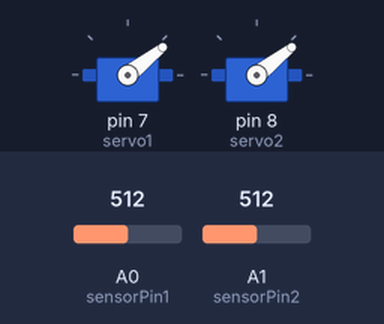
The sketch below on a simulated Arduino Uno, built with avr-gcc and run on an emulated ATmega328P. Parts: 2 × servo. The test bench sets the inputs (shaded band); at power-on: A0 (sensorPin1) = 512, A1 (sensorPin2) = 512.

Above: at 1.2 s.
1.3 s: A0 (sensorPin1) set to 716
At 1.75 s:
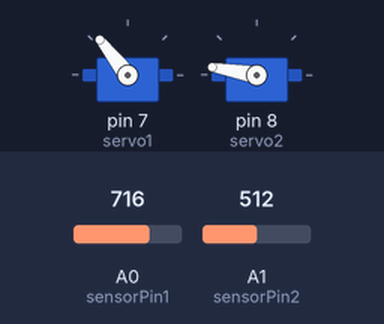
4.3 s: A1 (sensorPin2) set to 716
At 4.48 s:
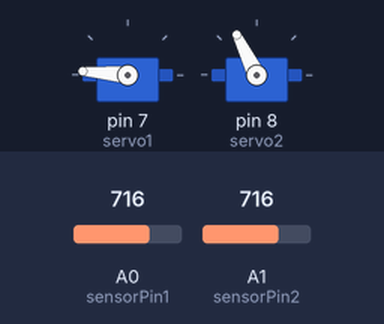
7.3 s: A0 (sensorPin1) set to 900
At 7.51 s:
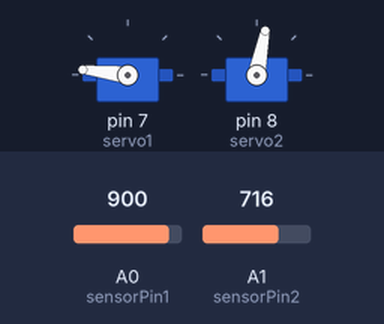
10.3 s: A1 (sensorPin2) set to 900
At 10.55 s:
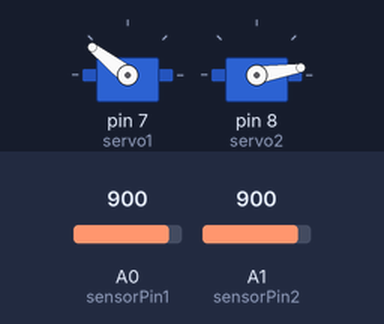
13.3 s: A0 (sensorPin1) set to 1023
16.3 s: A1 (sensorPin2) set to 1023
Timing chart, 0 to 27.0 s (numbered marks = the images above; inputs shaded):
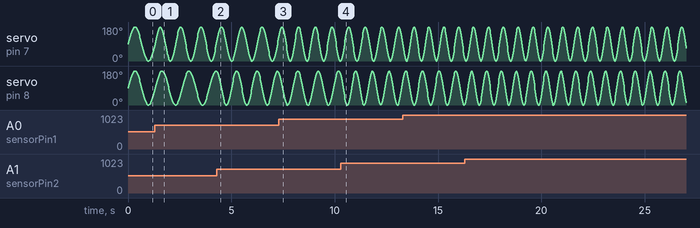

The sketch:

magnificent_turing1.ino
```cpp
/*
Two servo Motors two Potentiometer
*/
#include <Servo.h>

int sensorPin1 = A0;
Servo servo1;
float angle1 = 0;
float volume1 = 0;

int sensorPin2 = A1;
Servo servo2;
float angle2 = 0;
float volume2 = 0;


void setup() {
  servo1.attach(7);
  servo2.attach(8);
  Serial.begin(9600);
}

void loop() {
  volume1 = analogRead(sensorPin1);
  volume1 = mapfloat(volume1,0,1023,0.001,0.01);
  float n = (float) sin(angle1);
  float val1 = n * 90.0 + 90.0;
  servo1.write(val1);

  volume2 = analogRead(sensorPin2);
  volume2 = mapfloat(volume2,0,1023,0.001,0.01);
  float m = (float) sin(angle2);
  float val2 = m * 90.0 + 90.0;
  servo2.write(val2);


  delay(5);
  angle1 += volume1 * 5;
  angle2 += volume2 * 5;
}

float mapfloat(float x, float in_min, float in_max, float out_min, float out_max){
  return (x - in_min) * (out_max - out_min) / (in_max - in_min) + out_min;
}
```
